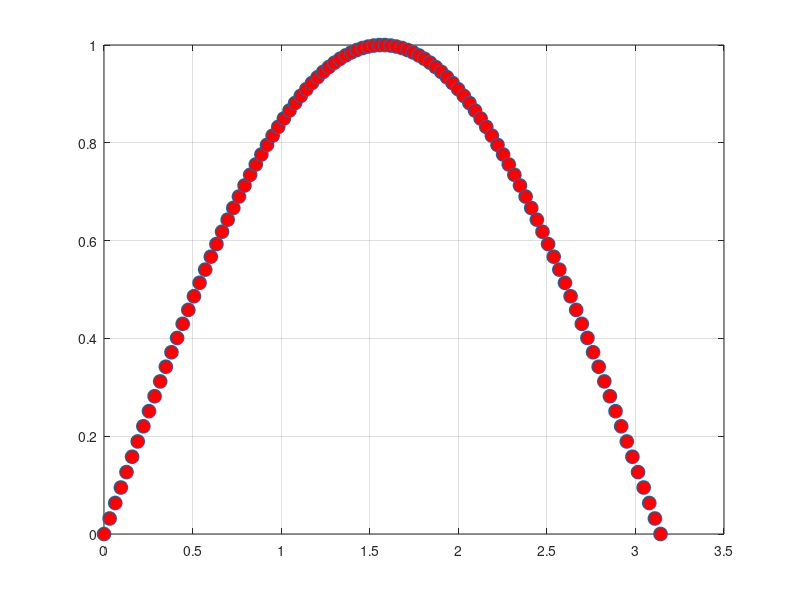

This figure's MATLAB source: (Note: this script raises an error after producing the figure.)
%% EXC 7
%%
figure(1)
f=@(x)sin(x);
n=4;
X=linspace(0,pi,100);
h=X(2)-X(1);
Y=f(X);
disp('Ordinul de aproximare este de h la n : ');
h^n
plot(X,Y,'o','MarkerFaceColor','r','Markersize',10);
hold on;
grid on;
syms x;
df=diff(f(x),x);
df=matlabFunction(df,'vars',{x});
fplot(df,[0,pi]);
xgr=linspace(0,pi,100);
for i=1:length(xgr)
    [dfr(i)]=MetRichardson(f,xgr(i),h,n);
end
plot(xgr,dfr,'o','MarkerFaceColor','b','Markersize',10);
dfr
figure(2)
disp('Reprezentare eroare E=|f-Dr|');
syms xp;
Dr=0;
for i=1:length(xgr)
    Dr=Dr+(i*dfr(i)*(xp^(i-1)));
end
Dr=matlabFunction(Dr,'vars',{xp});
Dr(xp)
E1=abs(f(xp)-Dr(xp))
fplot(E1,[0,pi]);
for i=1:length(xgr)
    [df2r(i)]=MetRichardsond(f,xgr(i),h,n-1);
end
Dr2=0;
for i=1:length(xgr)
    Dr2=Dr2+(i*(i-1)*df2r(i)*(xp^(i-2)));
end
Dr2=matlabFunction(Dr2,'vars',{xp});
Dr2(xp)
figure(3)
d2f=diff(df(x),x);
d2f=matlabFunction(d2f,'vars',{x});
fplot(d2f,[0,pi]);
hold on;
grid on;
plot(xgr,df2r,'o','MarkerFaceColor','b','Markersize',10);
%%
figure(4)
f=@(x)sin(x);
n=6;
X=linspace(0,pi,100);
h=X(2)-X(1);
Y=f(X);
plot(X,Y,'o','MarkerFaceColor','r','Markersize',10);
hold on;
grid on;
syms x;
df=diff(f(x),x);
df=matlabFunction(df,'vars',{x});
fplot(df,[0,pi]);
xgr=linspace(0,pi,100);
for i=1:length(xgr)
    [dfr(i)]=MetRichardson(f,xgr(i),h,n);
end
plot(xgr,dfr,'o','MarkerFaceColor','b','Markersize',10);
dfr
figure(5)
disp('Reprezentare eroare E=|f-Dr|');
syms xp;
Dr=0;
for i=1:length(xgr)
    Dr=Dr+(i*dfr(i)*(xp^(i-1)));
end
Dr=matlabFunction(Dr,'vars',{xp});
Dr(xp)
E2=abs(f(xp)-Dr(xp))
fplot(E2,[0,pi]);
for i=1:length(xgr)
    [df2r(i)]=MetRichardsond(f,xgr(i),h,n-1);
end
Dr2=0;
for i=1:length(xgr)
    Dr2=Dr2+(i*(i-1)*df2r(i)*(xp^(i-2)));
end
Dr2=matlabFunction(Dr2,'vars',{xp});
Dr2(xp)
figure(6)
d2f=diff(df(x),x);
d2f=matlabFunction(d2f,'vars',{x});
fplot(d2f,[0,pi]);
hold on;
grid on;
plot(xgr,df2r,'o','MarkerFaceColor','b','Markersize',10);
%%
figure(7)
f=@(x)sin(x);
n=8;
X=linspace(0,pi,100);
h=X(2)-X(1);
Y=f(X);
plot(X,Y,'o','MarkerFaceColor','r','Markersize',10);
hold on;
grid on;
syms x;
df=diff(f(x),x);
df=matlabFunction(df,'vars',{x});
fplot(df,[0,pi]);
xgr=linspace(0,pi,100);
for i=1:length(xgr)
    [dfr(i)]=MetRichardson(f,xgr(i),h,n);
end
plot(xgr,dfr,'o','MarkerFaceColor','b','Markersize',10);
dfr
figure(8)
disp('Reprezentare eroare E=|f-Dr|');
syms xp;
Dr=0;
for i=1:length(xgr)
    Dr=Dr+(i*dfr(i)*(xp^(i-1)));
end
Dr=matlabFunction(Dr,'vars',{xp});
Dr(xp)
E3=abs(f(xp)-Dr(xp))
fplot(E3,[0,pi]);
for i=1:length(xgr)
    [df2r(i)]=MetRichardsond(f,xgr(i),h,n-1);
end
Dr2=0;
for i=1:length(xgr)
    Dr2=Dr2+(i*(i-1)*df2r(i)*(xp^(i-2)));
end
Dr2=matlabFunction(Dr2,'vars',{xp});
Dr2(xp)
figure(9)
d2f=diff(df(x),x);
d2f=matlabFunction(d2f,'vars',{x});
fplot(d2f,[0,pi]);
hold on;
grid on;
plot(xgr,df2r,'o','MarkerFaceColor','b','Markersize',10);